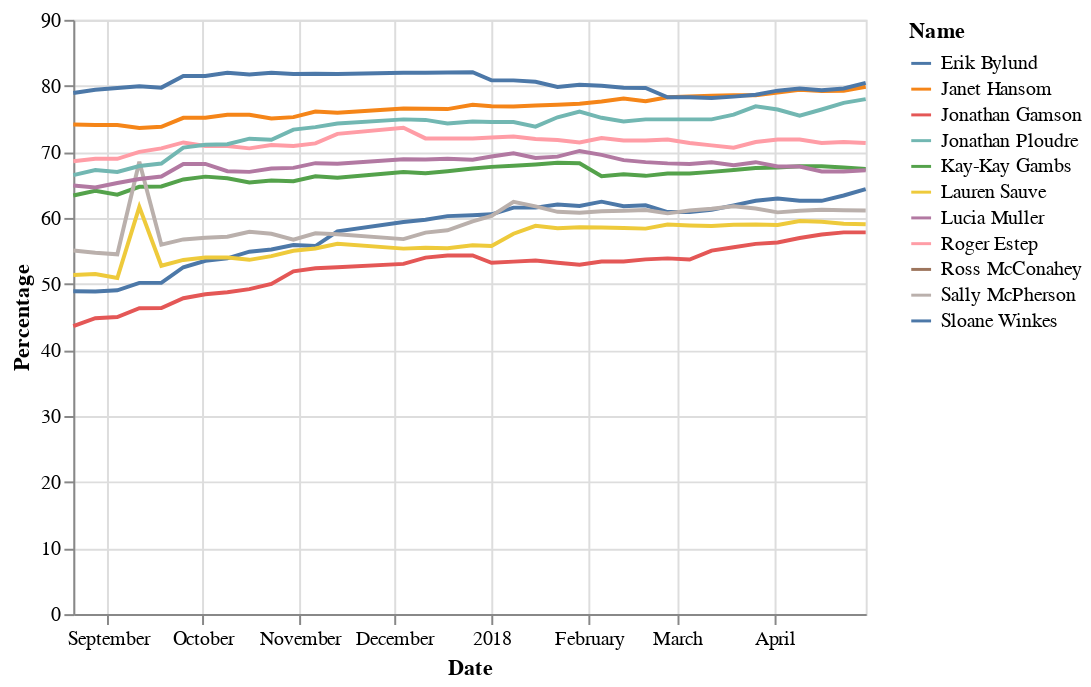

This figure's notebook cell:
### Markdown cell above
## Validations:

* Does Data include new MeridiosName, New Metric items? (Has the underlying report changed?)
* Should we keep a list of already imported data and do some message to clarify after new data is available?

Currently no validations. But should automate checks that new data from report is accurate.

### Code cell
chart = alt.Chart(df[(df['Metric']=="Pap Smears") & (df['Type']=='Individual') & (df['Clinic']=='NCFP')]).mark_line().encode(
    x='Date',
    y='Percentage',
    color='Name',
    tooltip='Name'
)
chart

#for metric in df.Metric.unique():
#    make_fcn_summary_graphs(metric)

### Figure 1 — Vega-Lite specification as saved in the notebook (floating-point values rounded to 4 significant figures; data arrays with more than 128 entries replaced by an {"elided": "..."} marker saying what was removed)
{"$schema": "https://vega.github.io/schema/vega-lite/v2.4.1.json", "config": {"view": {"height": 300, "width": 400}}, "data": {"values": {"elided": "385 records"}}, "encoding": {"color": {"field": "Name", "type": "nominal"}, "tooltip": {"field": "Name", "type": "nominal"}, "x": {"field": "Date", "type": "temporal"}, "y": {"field": "Percentage", "type": "quantitative"}}, "mark": "line"}
